Frame 1 (no input): blank canvas, image omitted
Frame 60 (the mouse pressed at the canvas centre just before this capture): blank canvas, image omitted
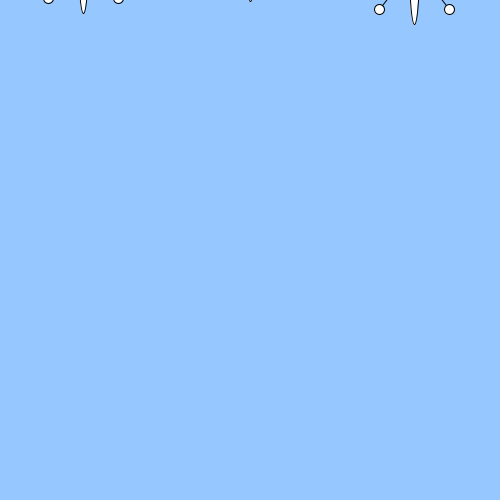
Frame 120 (the mouse held since frame 60 and released just before this capture)

The Processing sketch whose frames 1 and 60 were blank and that drew this single picture after the mouse press (run headless with seeded random() and noise(); from frame 60 on, the mouse is pressed at the canvas centre):

// Processing sketch: processing_26828
// ── processing_26828.pde

//Jasmine Hoyle
//April 2011
//SDES3107 Project 1

//Declare Variables
float flwrX;
float flwrY;
float flwrXsecond;
float flwrYsecond;
float flwrXthird;
float flwrYthird;
float circleR;
float circleG;
float circleB;
boolean going = false;
boolean blackcircle=false;

void setup() {
  size(500,500);        // Set the size of the window
  flwrX = width/2;      // Flower always starts in the middle
  flwrY = height - 600; // Flower starts above the screen
  flwrXsecond = width-86;      // second flower starts off-center
  flwrYsecond = height - 600;
  flwrXthird = width/6; //third flower starts off-center
  flwrYthird = height-600;
  smooth();
}

void draw() {

  background(150, 200, 255);  // Draw a blue background 


  // Set ellipses and rects to CENTER mode
  ellipseMode(CENTER);

  //Draw the first flower
  // Draw Petals
  // flwrX and flwrY are used for the shape locations.
  fill(255);
  arc(flwrX, flwrY, 120, 10, -PI, 0);  
  arc(flwrX, flwrY, 120, 10, 0, PI);
  arc(flwrX, flwrY, 10,120, -PI/2, PI/2);
  arc(flwrX, flwrY, 10,120, PI/2, 3*PI/2);


  // Draw Flower Lines
  fill(255);
  line(flwrX-35, flwrY+45, flwrX+35, flwrY-45);
  line(flwrX+35,flwrY+45, flwrX-35, flwrY-45);
  line(flwrX-45, flwrY+25, flwrX+45, flwrY-25);
  line(flwrX+45, flwrY+25, flwrX-45,flwrY-25);

  //Draw the Coloured Circles
  fill(circleR, circleG, circleB);
  ellipse(flwrX-35,flwrY+45, 10,10);
  ellipse(flwrX+35,flwrY-45,10,10);
  ellipse(flwrX-35,flwrY-45,10,10);
  ellipse(flwrX-45,flwrY+25,10,10);
  ellipse(flwrX+45,flwrY-25,10,10);
  ellipse(flwrX+45,flwrY+25,10,10);
  ellipse(flwrX-45, flwrY-25,10,10);
  ellipse(flwrX+35, flwrY+45, 10, 10);


  // Draw Flower Center
  fill(circleR,circleG, circleB);
  ellipse(flwrX, flwrY, 20, 20);
  
   
   //Draw second flower
   // Draw Petals
  // flwrXsecond and flwrYsecond are used for the shape locations.
  fill(255);
  arc(flwrXsecond, flwrYsecond, 120, 10, -PI, 0);  
  arc(flwrXsecond, flwrYsecond, 120, 10, 0, PI);
  arc(flwrXsecond, flwrYsecond, 10,120, -PI/2, PI/2);
  arc(flwrXsecond, flwrYsecond, 10,120, PI/2, 3*PI/2);


  // Draw Flower Lines
  fill(255);
  line(flwrXsecond-35, flwrYsecond+45, flwrXsecond+35, flwrYsecond-45);
  line(flwrXsecond+35,flwrYsecond+45, flwrXsecond-35, flwrYsecond-45);
  line(flwrXsecond-45, flwrYsecond+25, flwrXsecond+45, flwrYsecond-25);
  line(flwrXsecond+45, flwrYsecond+25, flwrXsecond-45,flwrYsecond-25);

  //Draw the Coloured Circles
  fill(circleR, circleG, circleB);
  ellipse(flwrXsecond-35,flwrYsecond+45, 10,10);
  ellipse(flwrXsecond+35,flwrYsecond-45,10,10);
  ellipse(flwrXsecond-35,flwrYsecond-45,10,10);
  ellipse(flwrXsecond-45,flwrYsecond+25,10,10);
  ellipse(flwrXsecond+45,flwrYsecond-25,10,10);
  ellipse(flwrXsecond+45,flwrYsecond+25,10,10);
  ellipse(flwrXsecond-45, flwrYsecond-25,10,10);
  ellipse(flwrXsecond+35, flwrYsecond+45, 10, 10);

  // Draw Flower Center
  fill(circleR,circleG, circleB);
  ellipse(flwrXsecond, flwrYsecond, 20, 20);
  
  //Draw Flower Three
  // Draw Petals
  // flwrXthird and flwrYthird are used for the shape locations.
  fill(255);
  arc(flwrXthird, flwrYthird, 120, 10, -PI, 0);  
  arc(flwrXthird, flwrYthird, 120, 10, 0, PI);
  arc(flwrXthird, flwrYthird, 10,120, -PI/2, PI/2);
  arc(flwrXthird, flwrYthird, 10,120, PI/2, 3*PI/2);

  // Draw Flower Lines
  fill(255);
  line(flwrXthird-35, flwrYthird+45, flwrXthird+35, flwrYthird-45);
  line(flwrXthird+35,flwrYthird+45, flwrXthird-35, flwrYthird-45);
  line(flwrXthird-45, flwrYthird+25, flwrXthird+45, flwrYthird-25);
  line(flwrXthird+45, flwrYthird+25, flwrXthird-45,flwrYthird-25);

  //Draw the Coloured Circles
  fill(circleR, circleG, circleB);
  ellipse(flwrXthird-35,flwrYthird+45, 10,10);
  ellipse(flwrXthird+35,flwrYthird-45,10,10);
  ellipse(flwrXthird-35,flwrYthird-45,10,10);
  ellipse(flwrXthird-45,flwrYthird+25,10,10);
  ellipse(flwrXthird+45,flwrYthird-25,10,10);
  ellipse(flwrXthird+45,flwrYthird+25,10,10);
  ellipse(flwrXthird-45, flwrYthird-25,10,10);
  ellipse(flwrXthird+35, flwrYthird+45, 10, 10);

  // Draw Flower Center
  fill(circleR,circleG, circleB);
  ellipse(flwrXthird, flwrYthird, 20, 20);



  // Flower Moves Down + Random Colour Change on Key Press
  if (blackcircle) {
  circleR = random(255);
  circleG = random(255);
  circleB = random(255);
    
  }
  
  else {
 circleR = 255;
 circleG = 255;
 circleB = 255;
  }
 

  if (going) {
    flwrY = flwrY + .7; 
    flwrYsecond = flwrYsecond +1.1;
    flwrYthird= flwrYthird +.9;
  }

//flower restarts from the top of the screen when it reaches the bottom of the screen
  if(flwrY>height+100) {
    flwrY=height-600;
  }
  
  if(flwrYsecond>height+100) {
    flwrYsecond=height-600;
  }

if (flwrYthird>height+100){
  flwrYthird=height-600;
  }
}
void mousePressed() {
  going = true;
}

void keyPressed() {
  blackcircle = true;
}




 
  
 
 
